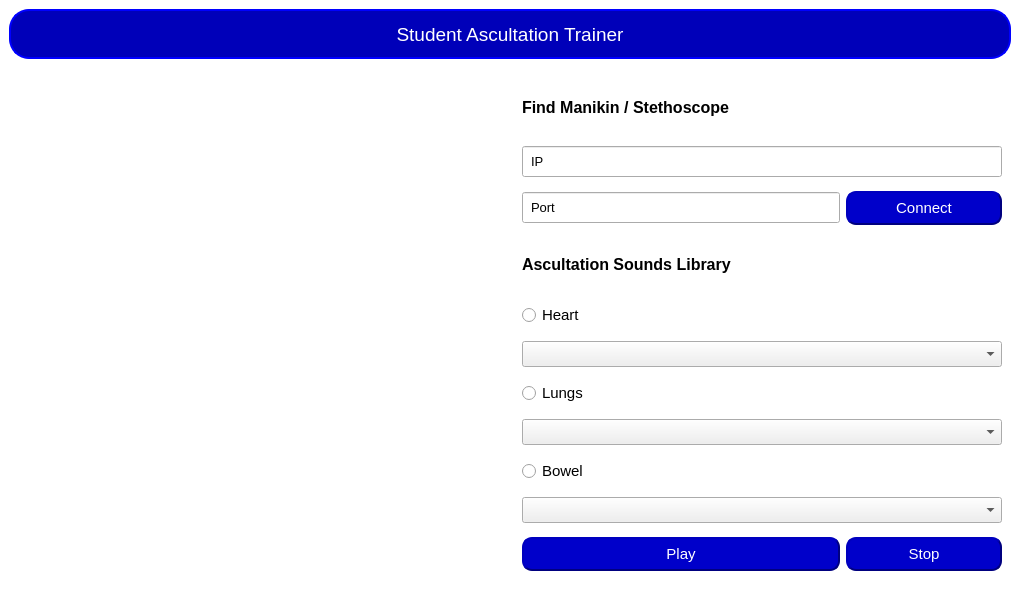
<?xml version="1.0" encoding="UTF-8"?>
<ui version="4.0">
 <class>MainWindow</class>
 <widget class="QMainWindow" name="MainWindow">
  <property name="geometry">
   <rect>
    <x>0</x>
    <y>0</y>
    <width>1020</width>
    <height>600</height>
   </rect>
  </property>
  <property name="sizePolicy">
   <sizepolicy hsizetype="Fixed" vsizetype="Fixed">
    <horstretch>0</horstretch>
    <verstretch>0</verstretch>
   </sizepolicy>
  </property>
  <property name="windowTitle">
   <string>MainWindow</string>
  </property>
  <property name="styleSheet">
   <string notr="true">QMainWindow{
	background-color: white;
}</string>
  </property>
  <widget class="QWidget" name="centralwidget">
   <layout class="QGridLayout" name="gridLayout_2">
    <item row="0" column="0">
     <layout class="QGridLayout" name="gridLayout">
      <item row="0" column="0" colspan="2">
       <widget class="QLabel" name="label">
        <property name="sizePolicy">
         <sizepolicy hsizetype="Preferred" vsizetype="Minimum">
          <horstretch>0</horstretch>
          <verstretch>0</verstretch>
         </sizepolicy>
        </property>
        <property name="maximumSize">
         <size>
          <width>16777215</width>
          <height>50</height>
         </size>
        </property>
        <property name="font">
         <font>
          <pointsize>14</pointsize>
         </font>
        </property>
        <property name="styleSheet">
         <string notr="true">QLabel {
    border: 2px solid blue;
    border-radius: 20px;
    padding: 2px;
	background-color: rgb(0, 0, 185);
	color: white;
}
</string>
        </property>
        <property name="text">
         <string>Student Ascultation Trainer</string>
        </property>
        <property name="alignment">
         <set>Qt::AlignCenter</set>
        </property>
       </widget>
      </item>
      <item row="1" column="0">
       <widget class="QWidget" name="cardiogram" native="true">
        <property name="minimumSize">
         <size>
          <width>0</width>
          <height>100</height>
         </size>
        </property>
        <property name="styleSheet">
         <string notr="true">QWidget#phonogram{
	background-color: black;
}</string>
        </property>
       </widget>
      </item>
      <item row="2" column="0" rowspan="2">
       <widget class="QWidget" name="manikin_display" native="true">
        <layout class="QGridLayout" name="gridLayout_4">
         <item row="0" column="0">
          <widget class="QLabel" name="manikin_icon">
           <property name="sizePolicy">
            <sizepolicy hsizetype="Preferred" vsizetype="Minimum">
             <horstretch>0</horstretch>
             <verstretch>0</verstretch>
            </sizepolicy>
           </property>
           <property name="minimumSize">
            <size>
             <width>0</width>
             <height>200</height>
            </size>
           </property>
           <property name="maximumSize">
            <size>
             <width>16777215</width>
             <height>600</height>
            </size>
           </property>
           <property name="text">
            <string/>
           </property>
           <property name="pixmap">
            <pixmap resource="resources.qrc">:/images/pcs_images/1.JPG</pixmap>
           </property>
           <property name="scaledContents">
            <bool>true</bool>
           </property>
          </widget>
         </item>
        </layout>
       </widget>
      </item>
      <item row="1" column="1" rowspan="3">
       <widget class="QWidget" name="widget_3" native="true">
        <property name="sizePolicy">
         <sizepolicy hsizetype="Preferred" vsizetype="Minimum">
          <horstretch>0</horstretch>
          <verstretch>0</verstretch>
         </sizepolicy>
        </property>
        <property name="maximumSize">
         <size>
          <width>500</width>
          <height>16777215</height>
         </size>
        </property>
        <layout class="QGridLayout" name="gridLayout_3">
         <item row="11" column="0" colspan="3">
          <widget class="QComboBox" name="bowel_sounds_list">
           <property name="font">
            <font>
             <pointsize>11</pointsize>
            </font>
           </property>
          </widget>
         </item>
         <item row="2" column="2">
          <widget class="QPushButton" name="connect_button">
           <property name="font">
            <font>
             <pointsize>11</pointsize>
            </font>
           </property>
           <property name="styleSheet">
            <string notr="true">QPushButton {
    background-color: rgb(0, 0, 202);
    border-style: outset;
    border-width: 2px;
    border-radius: 10px;
    border-color: rgb(0, 0, 127);
    padding: 6px;
	color: white;
}
QPushButton:pressed {
    background-color: rgb(0, 0, 255);
    border-style: inset;
}</string>
           </property>
           <property name="text">
            <string>Connect</string>
           </property>
          </widget>
         </item>
         <item row="2" column="0" colspan="2">
          <widget class="QLineEdit" name="manikin_port">
           <property name="font">
            <font>
             <pointsize>10</pointsize>
            </font>
           </property>
           <property name="styleSheet">
            <string notr="true">QLineEdit{
	padding: 6px;
}</string>
           </property>
           <property name="text">
            <string>Port</string>
           </property>
           <property name="alignment">
            <set>Qt::AlignLeading|Qt::AlignLeft|Qt::AlignVCenter</set>
           </property>
          </widget>
         </item>
         <item row="12" column="2">
          <widget class="QPushButton" name="stop_button">
           <property name="font">
            <font>
             <pointsize>11</pointsize>
            </font>
           </property>
           <property name="styleSheet">
            <string notr="true">QPushButton {
    background-color: rgb(0, 0, 202);
    border-style: outset;
    border-width: 2px;
    border-radius: 10px;
    border-color: rgb(0, 0, 127);
    padding: 6px;
	color: white;
}
QPushButton:pressed {
    background-color: rgb(0, 0, 255);
    border-style: inset;
}</string>
           </property>
           <property name="text">
            <string>Stop</string>
           </property>
          </widget>
         </item>
         <item row="12" column="0" colspan="2">
          <widget class="QPushButton" name="play_button">
           <property name="font">
            <font>
             <pointsize>11</pointsize>
            </font>
           </property>
           <property name="styleSheet">
            <string notr="true">QPushButton {
    background-color: rgb(0, 0, 202);
    border-style: outset;
    border-width: 2px;
    border-radius: 10px;
    border-color: rgb(0, 0, 127);
    padding: 6px;
	color: white;
}
QPushButton:pressed {
    background-color: rgb(0, 0, 255);
    border-style: inset;
}</string>
           </property>
           <property name="text">
            <string>Play</string>
           </property>
          </widget>
         </item>
         <item row="8" column="0">
          <widget class="QRadioButton" name="lungs_sound_select">
           <property name="font">
            <font>
             <pointsize>11</pointsize>
            </font>
           </property>
           <property name="text">
            <string>Lungs</string>
           </property>
          </widget>
         </item>
         <item row="9" column="0" colspan="3">
          <widget class="QComboBox" name="lungs_sounds_list">
           <property name="font">
            <font>
             <pointsize>11</pointsize>
            </font>
           </property>
          </widget>
         </item>
         <item row="4" column="0" colspan="2">
          <widget class="QRadioButton" name="heart_sound_select">
           <property name="font">
            <font>
             <pointsize>11</pointsize>
            </font>
           </property>
           <property name="text">
            <string>Heart</string>
           </property>
          </widget>
         </item>
         <item row="3" column="0" colspan="3">
          <widget class="QLabel" name="label_3">
           <property name="sizePolicy">
            <sizepolicy hsizetype="Preferred" vsizetype="Minimum">
             <horstretch>0</horstretch>
             <verstretch>0</verstretch>
            </sizepolicy>
           </property>
           <property name="maximumSize">
            <size>
             <width>16777215</width>
             <height>50</height>
            </size>
           </property>
           <property name="font">
            <font>
             <pointsize>12</pointsize>
             <weight>75</weight>
             <bold>true</bold>
            </font>
           </property>
           <property name="text">
            <string>Ascultation Sounds Library</string>
           </property>
          </widget>
         </item>
         <item row="0" column="0" colspan="3">
          <widget class="QLabel" name="label_4">
           <property name="sizePolicy">
            <sizepolicy hsizetype="Preferred" vsizetype="Minimum">
             <horstretch>0</horstretch>
             <verstretch>0</verstretch>
            </sizepolicy>
           </property>
           <property name="maximumSize">
            <size>
             <width>16777215</width>
             <height>50</height>
            </size>
           </property>
           <property name="font">
            <font>
             <pointsize>12</pointsize>
             <weight>75</weight>
             <bold>true</bold>
            </font>
           </property>
           <property name="text">
            <string>Find Manikin / Stethoscope</string>
           </property>
          </widget>
         </item>
         <item row="10" column="0">
          <widget class="QRadioButton" name="bowel_sound_select">
           <property name="font">
            <font>
             <pointsize>11</pointsize>
            </font>
           </property>
           <property name="text">
            <string>Bowel</string>
           </property>
          </widget>
         </item>
         <item row="5" column="0" colspan="3">
          <widget class="QComboBox" name="heart_sounds_list">
           <property name="font">
            <font>
             <pointsize>11</pointsize>
            </font>
           </property>
          </widget>
         </item>
         <item row="1" column="0" colspan="3">
          <widget class="QLineEdit" name="manikin_ip">
           <property name="font">
            <font>
             <pointsize>10</pointsize>
            </font>
           </property>
           <property name="styleSheet">
            <string notr="true">QLineEdit{
	padding: 6px;
}</string>
           </property>
           <property name="text">
            <string>IP</string>
           </property>
           <property name="alignment">
            <set>Qt::AlignLeading|Qt::AlignLeft|Qt::AlignVCenter</set>
           </property>
          </widget>
         </item>
        </layout>
       </widget>
      </item>
     </layout>
    </item>
   </layout>
  </widget>
 </widget>
 <resources>
  <include location="resources.qrc"/>
 </resources>
 <connections/>
</ui>
